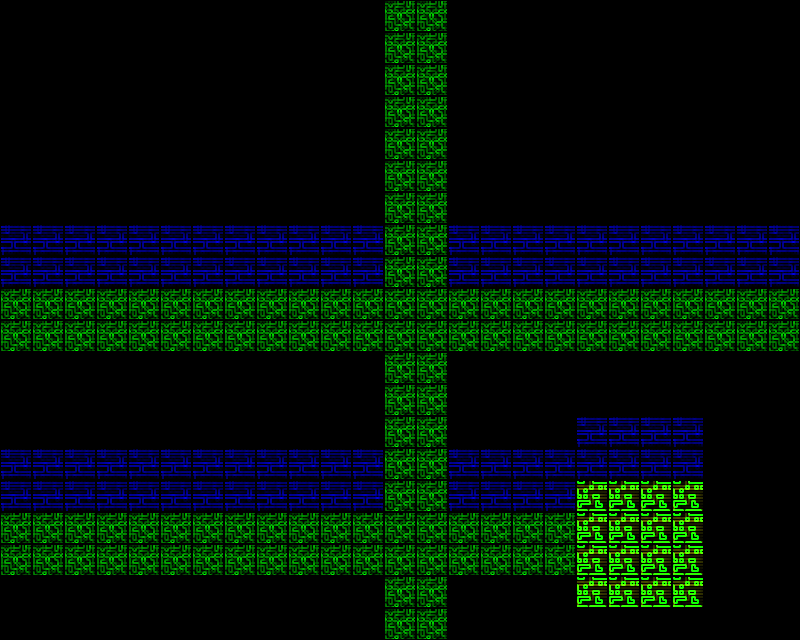

Below is a game level as drawn by its tile map, then a one-line description and the .tmx that defines it (tile-layer data replaced by summaries):
An orthogonal 25x20 tile map with 32x32 px tiles, 4 tile layers (Tile Layer 1, Tile Layer 1 (alt), Tile Layer 2, Tile Layer 2 (alt)), 3 tilesets and 3 objects (Event, warper, Character).

<map version="1.0" orientation="orthogonal" renderorder="right-down" width="25" height="20" tilewidth="32" tileheight="32">
 <tileset firstgid="1" source="tilesets/test/lower.tsx" />
 <tileset firstgid="31" source="tilesets/test/upper.tsx" />
 <tileset firstgid="63" source="tilesets/test/lower_alt.tsx" />
 <layer name="Tile Layer 1" width="25" height="20">
  <properties>
   <property name="z" value="0.0" />
  </properties>
  <data>[500 cells, 204 non-empty, 8 distinct tile ids]</data>
 </layer>
 <layer name="Tile Layer 1 (alt)" width="25" height="20">
  <properties>
   <property name="alt" value="true" />
   <property name="z" value="0.0" />
  </properties>
  <data>[500 cells, 220 non-empty, 3 distinct tile ids]</data>
 </layer>
 <objectgroup name="Object Layer 1" opacity="0.9">
  <properties>
   <property name="z" value=".5" />
  </properties>
  <object name="autostart" type="Event" x="352" y="192" width="32" height="32">
   <properties>
    <property name="hide" value="return getSwitch('auto_intro')" />
    <property name="onEnter" value="speak('Radio box test. Radio box test. 1 2 3. Radio box test.'); sceneSwitch('auto_intro', true)" />
   </properties>
  </object>
  <object name="test warp" type="warper" x="416" y="320" width="32" height="32" />
  <object name="npc" type="Character" x="640" y="480" width="32" height="32">
   <properties>
    <property name="appearance" value="4dir_nico" />
    <property name="onCollide" value="speak('Stop running into me you doofus')" />
    <property name="onInteract" value="speak('Thanks for talking to me.')" />
   </properties>
  </object>
 </objectgroup>
 <layer name="Tile Layer 2" width="25" height="20">
  <properties>
   <property name="z" value="0.5" />
  </properties>
  <data>[500 cells, 0 non-empty, 0 distinct tile ids]</data>
 </layer>
 <layer name="Tile Layer 2 (alt)" width="25" height="20">
  <properties>
   <property name="alt" value="true" />
   <property name="z" value="0.5" />
  </properties>
  <data>[500 cells, 0 non-empty, 0 distinct tile ids]</data>
 </layer>
</map>
